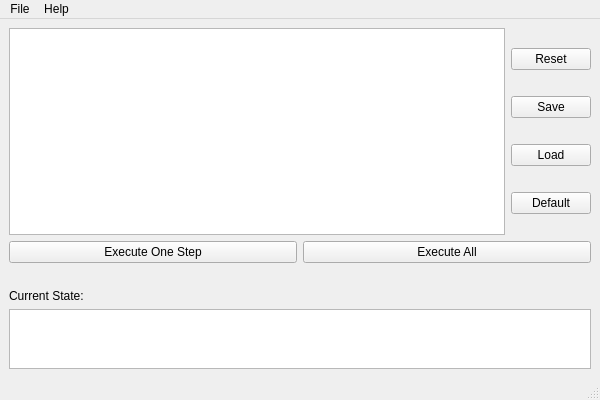
<?xml version="1.0" encoding="UTF-8"?>
<ui version="4.0">
 <class>MainWindow</class>
 <widget class="QMainWindow" name="MainWindow">
  <property name="geometry">
   <rect>
    <x>0</x>
    <y>0</y>
    <width>600</width>
    <height>400</height>
   </rect>
  </property>
  <property name="windowTitle">
   <string>TuringEmu</string>
  </property>
  <widget class="QWidget" name="centralwidget">
   <layout class="QVBoxLayout" name="verticalLayout">
    <item>
     <layout class="QHBoxLayout" name="horizontalLayout_2">
      <item>
       <widget class="QTableWidget" name="funcMatrixTable"/>
      </item>
      <item>
       <layout class="QVBoxLayout" name="verticalLayout_4">
        <item>
         <widget class="QPushButton" name="resetButton">
          <property name="text">
           <string>Reset</string>
          </property>
         </widget>
        </item>
        <item>
         <widget class="QPushButton" name="saveButton">
          <property name="text">
           <string>Save</string>
          </property>
         </widget>
        </item>
        <item>
         <widget class="QPushButton" name="loadButton">
          <property name="text">
           <string>Load</string>
          </property>
         </widget>
        </item>
        <item>
         <widget class="QPushButton" name="defaultButton">
          <property name="text">
           <string>Default</string>
          </property>
         </widget>
        </item>
       </layout>
      </item>
     </layout>
    </item>
    <item>
     <layout class="QHBoxLayout" name="horizontalLayout">
      <item>
       <widget class="QPushButton" name="executeOneStepBtn">
        <property name="text">
         <string>Execute One Step</string>
        </property>
       </widget>
      </item>
      <item>
       <widget class="QPushButton" name="executeAllBtn">
        <property name="text">
         <string>Execute All</string>
        </property>
       </widget>
      </item>
     </layout>
    </item>
    <item>
     <spacer name="verticalSpacer">
      <property name="orientation">
       <enum>Qt::Orientation::Vertical</enum>
      </property>
      <property name="sizeType">
       <enum>QSizePolicy::Policy::Fixed</enum>
      </property>
      <property name="sizeHint" stdset="0">
       <size>
        <width>20</width>
        <height>20</height>
       </size>
      </property>
     </spacer>
    </item>
    <item>
     <widget class="QLabel" name="stateLabel">
      <property name="text">
       <string>Current State:  </string>
      </property>
     </widget>
    </item>
    <item>
     <widget class="QTableWidget" name="tapeTable">
      <property name="sizePolicy">
       <sizepolicy hsizetype="Expanding" vsizetype="Fixed">
        <horstretch>0</horstretch>
        <verstretch>0</verstretch>
       </sizepolicy>
      </property>
      <property name="maximumSize">
       <size>
        <width>16777215</width>
        <height>60</height>
       </size>
      </property>
      <attribute name="horizontalHeaderVisible">
       <bool>false</bool>
      </attribute>
      <attribute name="verticalHeaderVisible">
       <bool>false</bool>
      </attribute>
     </widget>
    </item>
   </layout>
  </widget>
  <widget class="QMenuBar" name="menuBar">
   <property name="geometry">
    <rect>
     <x>0</x>
     <y>0</y>
     <width>600</width>
     <height>24</height>
    </rect>
   </property>
   <widget class="QMenu" name="menuFile">
    <property name="title">
     <string>File</string>
    </property>
    <addaction name="actionSave"/>
    <addaction name="actionLoad"/>
    <addaction name="separator"/>
    <addaction name="actionExit"/>
   </widget>
   <widget class="QMenu" name="menuHelp">
    <property name="title">
     <string>Help</string>
    </property>
    <addaction name="actionAbout"/>
   </widget>
   <addaction name="menuFile"/>
   <addaction name="menuHelp"/>
  </widget>
  <widget class="QStatusBar" name="statusBar">
   <property name="statusTip">
    <string/>
   </property>
  </widget>
  <action name="actionSave">
   <property name="text">
    <string>Save...</string>
   </property>
  </action>
  <action name="actionLoad">
   <property name="text">
    <string>Load...</string>
   </property>
  </action>
  <action name="actionExit">
   <property name="text">
    <string>Exit</string>
   </property>
  </action>
  <action name="actionAbout">
   <property name="text">
    <string>About</string>
   </property>
  </action>
 </widget>
 <resources/>
 <connections>
  <connection>
   <sender>actionSave</sender>
   <signal>triggered()</signal>
   <receiver>MainWindow</receiver>
   <slot>onSaveCalled()</slot>
   <hints>
    <hint type="sourcelabel">
     <x>-1</x>
     <y>-1</y>
    </hint>
    <hint type="destinationlabel">
     <x>299</x>
     <y>199</y>
    </hint>
   </hints>
  </connection>
  <connection>
   <sender>actionLoad</sender>
   <signal>triggered()</signal>
   <receiver>MainWindow</receiver>
   <slot>onLoadCalled()</slot>
   <hints>
    <hint type="sourcelabel">
     <x>-1</x>
     <y>-1</y>
    </hint>
    <hint type="destinationlabel">
     <x>299</x>
     <y>199</y>
    </hint>
   </hints>
  </connection>
  <connection>
   <sender>saveButton</sender>
   <signal>clicked()</signal>
   <receiver>MainWindow</receiver>
   <slot>onSaveCalled()</slot>
   <hints>
    <hint type="sourcelabel">
     <x>548</x>
     <y>101</y>
    </hint>
    <hint type="destinationlabel">
     <x>299</x>
     <y>199</y>
    </hint>
   </hints>
  </connection>
  <connection>
   <sender>loadButton</sender>
   <signal>clicked()</signal>
   <receiver>MainWindow</receiver>
   <slot>onLoadCalled()</slot>
   <hints>
    <hint type="sourcelabel">
     <x>548</x>
     <y>144</y>
    </hint>
    <hint type="destinationlabel">
     <x>299</x>
     <y>199</y>
    </hint>
   </hints>
  </connection>
  <connection>
   <sender>actionExit</sender>
   <signal>triggered()</signal>
   <receiver>MainWindow</receiver>
   <slot>Exit()</slot>
   <hints>
    <hint type="sourcelabel">
     <x>-1</x>
     <y>-1</y>
    </hint>
    <hint type="destinationlabel">
     <x>299</x>
     <y>199</y>
    </hint>
   </hints>
  </connection>
 </connections>
 <slots>
  <slot>onSaveCalled()</slot>
  <slot>onLoadCalled()</slot>
  <slot>Exit()</slot>
 </slots>
</ui>
